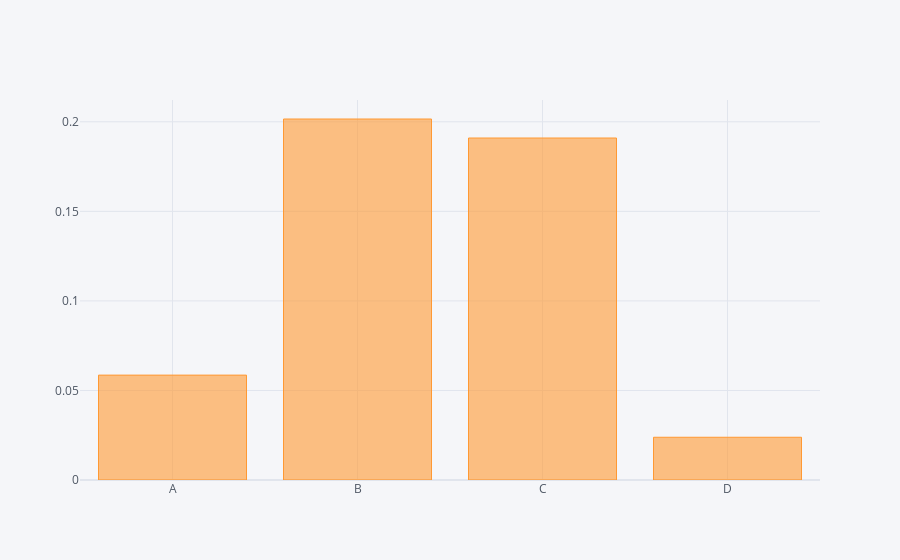

Notebook code for this chart:
### Code cell
df.mean().iplot(kind='bar')

### Figure 1 — Plotly figure (JSON) as saved in the notebook; plotly's stock layout.template omitted (floating-point values rounded to 4 significant figures)
{"data": [{"marker": {"color": "rgba(255, 153, 51, 0.6)", "line": {"color": "rgba(255, 153, 51, 1.0)", "width": 1}}, "name": "None", "orientation": "v", "text": "", "type": "bar", "x": ["A", "B", "C", "D"], "y": [0.05856, 0.2016, 0.191, 0.02386]}], "layout": {"legend": {"bgcolor": "#F5F6F9", "font": {"color": "#4D5663"}}, "paper_bgcolor": "#F5F6F9", "plot_bgcolor": "#F5F6F9", "title": {"font": {"color": "#4D5663"}}, "xaxis": {"gridcolor": "#E1E5ED", "showgrid": true, "tickfont": {"color": "#4D5663"}, "title": {"font": {"color": "#4D5663"}, "text": ""}, "zerolinecolor": "#E1E5ED"}, "yaxis": {"gridcolor": "#E1E5ED", "showgrid": true, "tickfont": {"color": "#4D5663"}, "title": {"font": {"color": "#4D5663"}, "text": ""}, "zerolinecolor": "#E1E5ED"}}}
